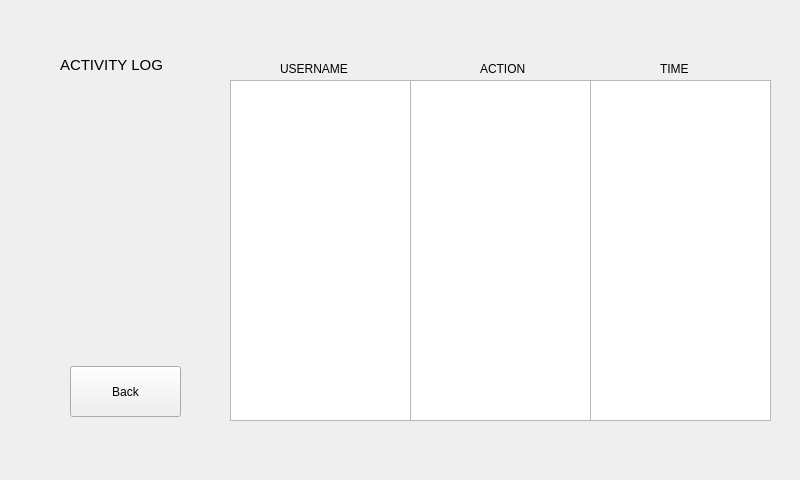
<?xml version="1.0" encoding="UTF-8"?>
<ui version="4.0">
 <class>ActivityLog</class>
 <widget class="QWidget" name="ActivityLog">
  <property name="geometry">
   <rect>
    <x>0</x>
    <y>0</y>
    <width>800</width>
    <height>480</height>
   </rect>
  </property>
  <property name="windowTitle">
   <string>Form</string>
  </property>
  <widget class="QPushButton" name="backButton">
   <property name="geometry">
    <rect>
     <x>70</x>
     <y>366</y>
     <width>111</width>
     <height>51</height>
    </rect>
   </property>
   <property name="text">
    <string>Back</string>
   </property>
  </widget>
  <widget class="QListWidget" name="timeListWidget">
   <property name="geometry">
    <rect>
     <x>590</x>
     <y>80</y>
     <width>181</width>
     <height>341</height>
    </rect>
   </property>
   <property name="font">
    <font>
     <pointsize>8</pointsize>
    </font>
   </property>
  </widget>
  <widget class="QListWidget" name="actionListWidget">
   <property name="geometry">
    <rect>
     <x>410</x>
     <y>80</y>
     <width>181</width>
     <height>341</height>
    </rect>
   </property>
   <property name="font">
    <font>
     <pointsize>8</pointsize>
    </font>
   </property>
  </widget>
  <widget class="QListWidget" name="userListWidget">
   <property name="geometry">
    <rect>
     <x>230</x>
     <y>80</y>
     <width>181</width>
     <height>341</height>
    </rect>
   </property>
   <property name="font">
    <font>
     <pointsize>8</pointsize>
    </font>
   </property>
  </widget>
  <widget class="QLabel" name="usernameLabel">
   <property name="geometry">
    <rect>
     <x>280</x>
     <y>60</y>
     <width>91</width>
     <height>17</height>
    </rect>
   </property>
   <property name="text">
    <string>USERNAME</string>
   </property>
  </widget>
  <widget class="QLabel" name="actionLabel">
   <property name="geometry">
    <rect>
     <x>480</x>
     <y>60</y>
     <width>69</width>
     <height>17</height>
    </rect>
   </property>
   <property name="text">
    <string>ACTION</string>
   </property>
  </widget>
  <widget class="QLabel" name="timeLabel">
   <property name="geometry">
    <rect>
     <x>660</x>
     <y>60</y>
     <width>41</width>
     <height>17</height>
    </rect>
   </property>
   <property name="text">
    <string>TIME</string>
   </property>
  </widget>
  <widget class="QLabel" name="label">
   <property name="geometry">
    <rect>
     <x>60</x>
     <y>50</y>
     <width>121</width>
     <height>31</height>
    </rect>
   </property>
   <property name="text">
    <string>&lt;html&gt;&lt;head/&gt;&lt;body&gt;&lt;p&gt;&lt;span style=&quot; font-size:11pt;&quot;&gt;ACTIVITY LOG&lt;/span&gt;&lt;/p&gt;&lt;/body&gt;&lt;/html&gt;</string>
   </property>
  </widget>
 </widget>
 <resources/>
 <connections/>
</ui>
